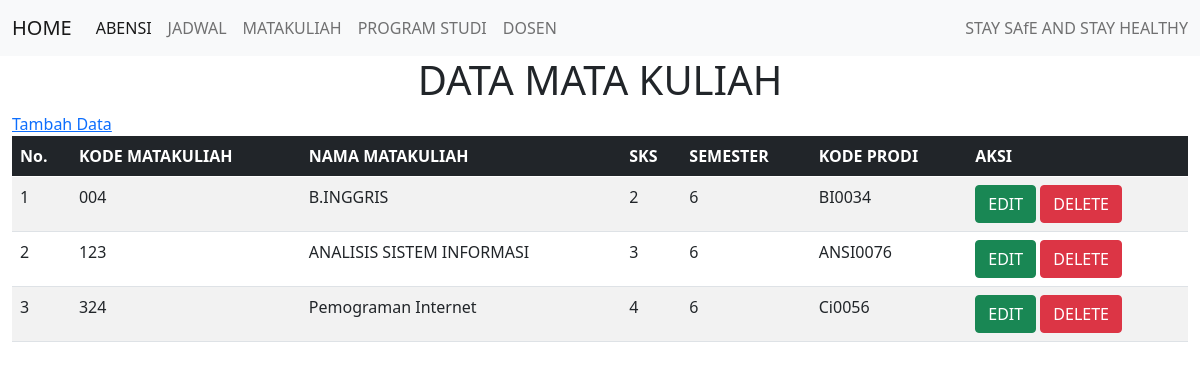
Page /matkul.php on the committed database.
### tables this page shows
CREATE TABLE `tblmatkul` (
  `kodemk` varchar(15) NOT NULL,
  `namamk` varchar(30) DEFAULT NULL,
  `sks` int(2) DEFAULT NULL,
  `smt` int(1) DEFAULT NULL,
  `kodeprodi` varchar(13) DEFAULT NULL
);

### koneksi.php (called while the page is built)
<?php
    class Connection {
        public function get_connection(){
            $host       = "localhost";
            $database   = "absensi";
            $username   = "root";
            $password   = "";
            $connect = new mysqli($host, $username, $password, $database);
            return $connect;
        }
    }
?>

### model.php (called while the page is built, shortened)
<?php
    include 'koneksi.php';
    class Model extends Connection{
        public function __construct(){
            $this->conn = $this->get_connection();
        }
        public function tampil_matkul(){
            $sql = "SELECT * FROM tblmatkul";
            $bind = $this->conn->query($sql);
            while ($obj = $bind->fetch_object()) {
                $baris[] = $obj;
            }
            if (!empty($baris)) {
                return $baris;
            }
        }
    }
?>

### matkul.php (the view, shortened to what this page needs)
<?php
include 'model.php';
$model = new Model();
$index = 1;
?>
<!DOCTYPE html>
<html lang="en">
<head>
    <link href="https://cdn.jsdelivr.net/npm/bootstrap@5.0.0-beta3/dist/css/bootstrap.min.css" rel="stylesheet">
</head>
<body>
    <?php
    include 'navbar.php';
    ?>
    <div class="container-fluid">
        <h1 align="center">DATA MATA KULIAH</h1>
        <a href="insert_matkul.php"> Tambah Data</a><br>
        <table class="table table-striped">
            <thead class="table-dark">
                <tr>
                    <th>No.</th>
                    <th>KODE MATAKULIAH</th>
                    <th>NAMA MATAKULIAH</th>
                    <th>SKS</th>
                    <th>SEMESTER</th>
                    <th>KODE PRODI</th>
                    <th>AKSI</th>
                </tr>
            </thead>
            <tbody>
                <?php
                $result = $model->tampil_matkul();
                if (!empty($result)) {
                    foreach ($result as $data) : ?>
                        <tr>
                            <td><?= $index++ ?></td>
                            <td><?= $data->kodemk ?></td>
                            <td><?= $data->namamk ?></td>
                            <td><?= $data->sks ?></td>
                            <td><?= $data->smt ?></td>
                            <td><?= $data->kodeprodi ?></td>
                            <td>
                                <a class="btn btn-success" name="edit" id="edit" href="edit_matkul.php?id=<?= $data->kodemk ?>">EDIT</a>
                                <a class="btn btn-danger" name="delete" id="delete" href="proces.php?id=<?= $data->kodemk ?>">DELETE</a>
                            </td>
                        </tr>
                    <?php endforeach;
                } else { ?>
                    <tr>
                        <td colspan="9">Belum Ada Data Pada Tabel Data Matakuliah</td>
                    </tr>
                <?php } ?>
            </tbody>
        </table>
    </div>
</body>
</html>

### rows in the picture
tblmatkul: kodemk "004", namamk "B.INGGRIS", sks "2", smt "6", kodeprodi "BI0034"
tblmatkul: kodemk "123", namamk "ANALISIS SISTEM INFORMASI", sks "3", smt "6", kodeprodi "ANSI0076"
tblmatkul: kodemk "324", namamk "Pemograman Internet", sks "4", smt "6", kodeprodi "Ci0056"
